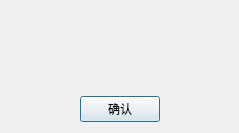
<?xml version="1.0" encoding="UTF-8"?>
<ui version="4.0">
 <class>NoticeDialog</class>
 <widget class="QDialog" name="NoticeDialog">
  <property name="geometry">
   <rect>
    <x>0</x>
    <y>0</y>
    <width>239</width>
    <height>133</height>
   </rect>
  </property>
  <property name="windowTitle">
   <string>Dialog</string>
  </property>
  <layout class="QGridLayout" name="gridLayout">
   <item row="0" column="0">
    <layout class="QVBoxLayout" name="verticalLayout">
     <item>
      <spacer name="verticalSpacer_2">
       <property name="orientation">
        <enum>Qt::Vertical</enum>
       </property>
       <property name="sizeHint" stdset="0">
        <size>
         <width>20</width>
         <height>40</height>
        </size>
       </property>
      </spacer>
     </item>
     <item>
      <widget class="QLabel" name="label_notice">
       <property name="layoutDirection">
        <enum>Qt::LeftToRight</enum>
       </property>
       <property name="text">
        <string/>
       </property>
      </widget>
     </item>
     <item>
      <spacer name="verticalSpacer">
       <property name="orientation">
        <enum>Qt::Vertical</enum>
       </property>
       <property name="sizeHint" stdset="0">
        <size>
         <width>20</width>
         <height>40</height>
        </size>
       </property>
      </spacer>
     </item>
     <item>
      <layout class="QHBoxLayout" name="horizontalLayout">
       <item>
        <spacer name="horizontalSpacer">
         <property name="orientation">
          <enum>Qt::Horizontal</enum>
         </property>
         <property name="sizeHint" stdset="0">
          <size>
           <width>40</width>
           <height>20</height>
          </size>
         </property>
        </spacer>
       </item>
       <item>
        <widget class="QPushButton" name="pushButton_confirm">
         <property name="text">
          <string>确认</string>
         </property>
        </widget>
       </item>
       <item>
        <spacer name="horizontalSpacer_2">
         <property name="orientation">
          <enum>Qt::Horizontal</enum>
         </property>
         <property name="sizeHint" stdset="0">
          <size>
           <width>40</width>
           <height>20</height>
          </size>
         </property>
        </spacer>
       </item>
      </layout>
     </item>
    </layout>
   </item>
  </layout>
 </widget>
 <resources/>
 <connections/>
</ui>
